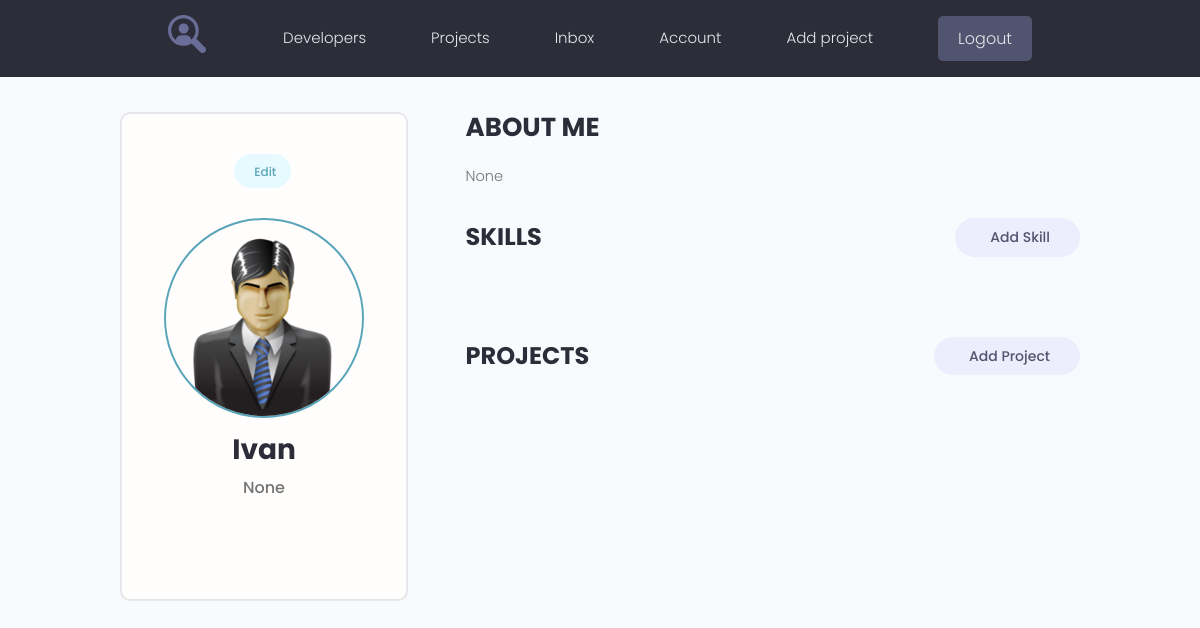
Before: /account/ (signed in) with the older database file.
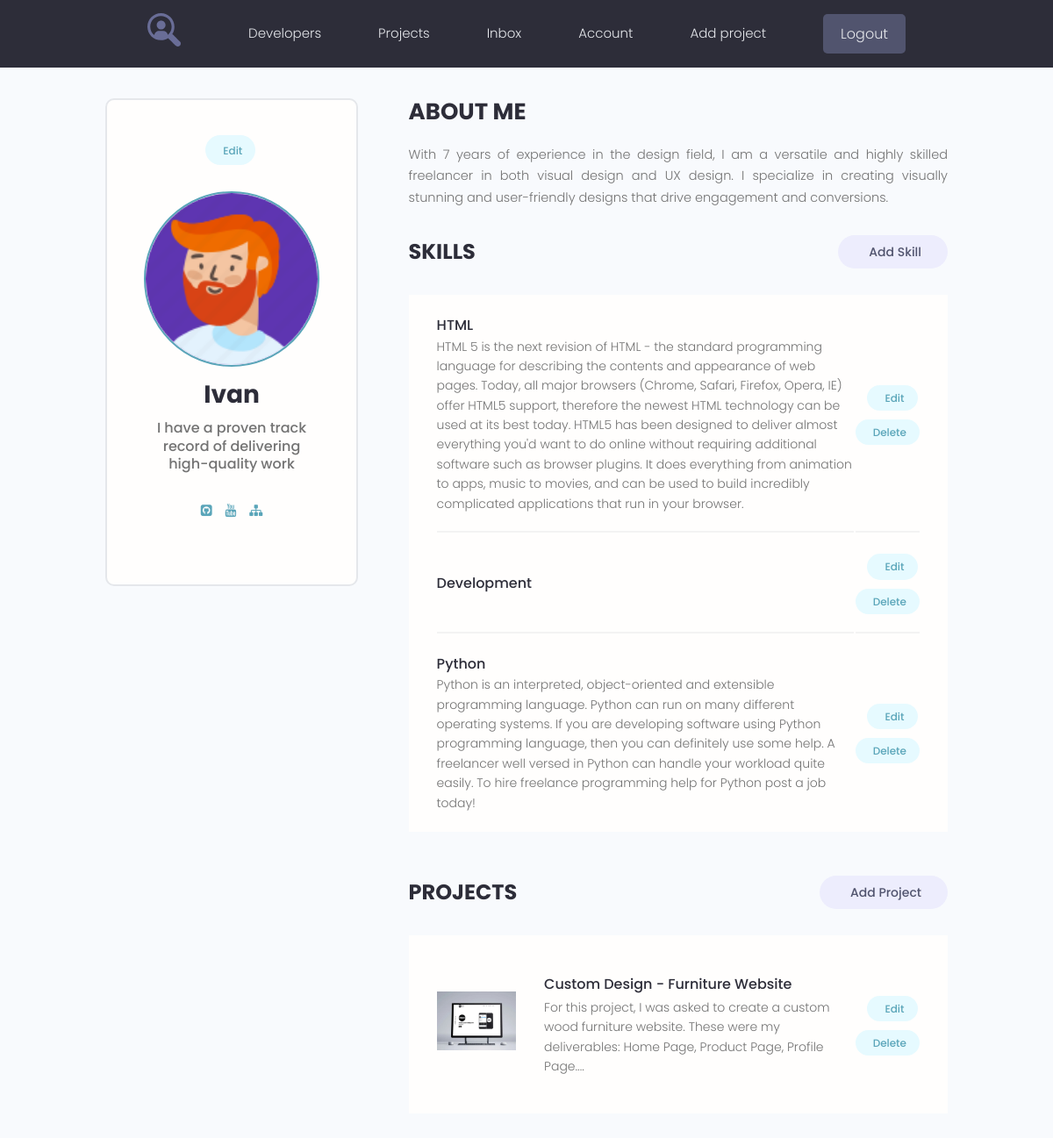
After: the same page with the newer database file.
### users/models.py (models this page shows, shortened)
class Profile(models.Model):
    user = models.OneToOneField(User, on_delete=models.CASCADE, null=True, blank=True)  # связь один ко одному
    name = models.CharField(max_length=200, null=True, blank=True)
    email = models.EmailField(max_length=500, null=True, blank=True)
    username = models.CharField(max_length=200, null=True, blank=True)
    short_intro = models.CharField(max_length=200, null=True, blank=True)
    bio = models.TextField(null=True, blank=True)
    profile_image = models.ImageField(upload_to="profiles/", default="profiles/user-default.png", null=True, blank=True)
    social_github = models.CharField(max_length=200, null=True, blank=True)
    social_youtube = models.CharField(max_length=200, null=True, blank=True)
    social_website = models.CharField(max_length=200, null=True, blank=True)
    created = models.DateTimeField(auto_now_add=True)

class Skill(models.Model):
    owner = models.ForeignKey(Profile, on_delete=models.CASCADE, null=True, blank=True)
    name = models.CharField(max_length=200, null=True, blank=True)
    description = models.TextField(null=True, blank=True)
    created = models.DateTimeField(auto_now_add=True)

### projects/models.py (models this page shows, shortened)
class Project(models.Model):
    owner = models.ForeignKey(Profile, on_delete=models.SET_NULL, null=True, blank=True)
    title = models.CharField(max_length=200)
    description = models.TextField(null=True, blank=True)
    feature_images = models.ImageField(upload_to="projects/%Y/%m/%d/", blank=True, default="default.jpg")
    demo_link = models.CharField(max_length=2000, blank=True)
    source_link = models.CharField(max_length=2000, blank=True)
    tags = models.ManyToManyField('Tag', blank=True)
    vote_total = models.IntegerField(default=0, blank=True)
    vote_rating = models.IntegerField(default=0, blank=True)
    created = models.DateTimeField(auto_now_add=True)
    class Meta:
        ordering = ['-vote_rating', '-vote_total', '-title']

### users/views.py (the view)
# urls.py: path('account/', views.user_account, name='account'),
@login_required(login_url='login')
def user_account(request):
    prof = request.user.profile
    skills = prof.skill_set.all()
    projects = prof.project_set.all()
    context = {
        'profile': prof,
        'skills': skills,
        'projects': projects,
    }
    return render(request, 'users/account.html', context)

### users/templates/users/account.html (shortened to what this page needs)
{% extends 'projects/base.html' %}
{% load static %}
{% block content %}
  <main class="settingsPage profile my-md">
    <div class="container">
      <div class="layout">
        <div class="column column--1of3">
          <div class="card text-center">
            <div class="card__body dev">
              <a class="tag tag--pill tag--main settings__btn" href="{% url 'edit-account' %}"> Edit</a>
              <img class="avatar avatar--xl dev__avatar" src="{{ profile.profile_image.url }}" />
              <h2 class="dev__name">{{ profile.name }}</h2>
              <p class="dev__title">{{ profile.short_intro }}</p>
             <ul class="dev__social">
                {% if profile.social_github %}
                <li>
                  <a title="Github" href="{{ profile.social_github }}" target="_blank"><i class="fa fa-github-square"></i></a>
                </li>
                {% endif %}
                {% if profile.social_youtube %}
                <li>
                  <a title="Youtube" href="{{ profile.social_youtube }}" target="_blank"><i class="fa fa-youtube"></i></a>
                </li>
                {% endif %}
                {% if profile.social_website %}
                <li>
                  <a title="Personal Website" href="{{ profile.social_website }}" target="_blank"><i class="fa fa-sitemap"></i></a>
                </li>
                {% endif %}
              </ul>
            </div>
          </div>
        </div>
        <div class="column column--2of3">
          <div class="devInfo">
            <h3 class="devInfo__title">About Me</h3>
            <p class="devInfo__about">
              {{ profile.bio }}
            </p>
          </div>
          <div class="settings">
            <h3 class="settings__title">Skills</h3>
            <a class="tag tag--pill tag--sub settings__btn tag--lg" href="{% url 'create-skill' %}"> Add Skill</a>
          </div>
          <table class="settings__table">
            {% for skil in skills %}
            <tr>
              <td class="settings__tableInfo">
                <h4>{{ skil.name }}</h4>
                <p>
             {{ skil.description }}
                </p>
              </td>
              <td class="settings__tableActions">
                <a class="tag tag--pill tag--main settings__btn" href="{% url 'update-skill' skil.id %}"> Edit</a>
                <a class="tag tag--pill tag--main settings__btn" href="{% url 'delete-skill' skil.id %}">
                  Delete</a>
              </td>
            </tr>
            {% endfor %}
          </table>
          <div class="settings">
            <h3 class="settings__title">Projects</h3>
            <a class="tag tag--pill tag--sub settings__btn tag--lg" href="{% url 'create_project'%}"> Add Project</a>
          </div>
          <table class="settings__table">
            {% for project in projects %}
            <tr>
              <td class="settings__thumbnail">
                <a href="{% url 'project' project.id %}"><img src="{{ project.feature_images.url }}" alt="Project Thumbnail" /></a>
              </td>
              <td class="settings__tableInfo">
                <a href="{% url 'project' project.id %}">{{ project.title}}</a>
                <p>
                 {{ project.description|slice:"150"}}...
                </p>
              </td>
              <td class="settings__tableActions">
                <a class="tag tag--pill tag--main settings__btn" href="{% url 'update_project' project.id %}"> Edit</a>
                <a class="tag tag--pill tag--main settings__btn" href="{% url 'delete_project' project.id %}">
                  Delete</a>
              </td>
            </tr>
            {% endfor%}
          </table>
        </div>
      </div>
    </div>
  </main>
{% endblock %}

Changed rows visible on the page:
changed Profile "Ivan": profile_image: picture added in place of a placeholder; short_intro "None" → "I have a proven track record of delivering high-quality work"; social_github empty → "https://github.com/ad" (drawn); bio "None" → "With 7 years of experience in the design field, I am a versatile and highly skilled freelancer in both visual design and UX design. I specialize in creating visually stunning and user-friendly designs that drive engagement and conversions."
added Skill: name "HTML", description "HTML 5 is the next revision of HTML - the standard programming language for describing the contents and appearance of web pages. Today, all major browsers (Chrome, Safari, Firefox, Opera, IE) offer HTML5 support, therefore the newest HTML technology can be used at its best today. HTML5 has been designed to deliver almost everything you'd want to do online without requiring additional software such as browser plugins. It does everything from animation to apps, music to movies, and can be used to build incredibly complicated applications that run in your browser."
added Skill: name "Development"
added Skill: name "Python", description "Python is an interpreted, object-oriented and extensible programming language. Python can run on many different operating systems. If you are developing software using Python programming language, then you can definitely use some help. A freelancer well versed in Python can handle your workload quite easily. To hire freelance programming help for Python post a job today!"
added Project: feature_images (placeholder picture), title "Custom Design - Furniture Website", description "For this project, I was asked to create a custom wood furniture website. These were my deliverables: Home Page, Product Page, Profile Page."
